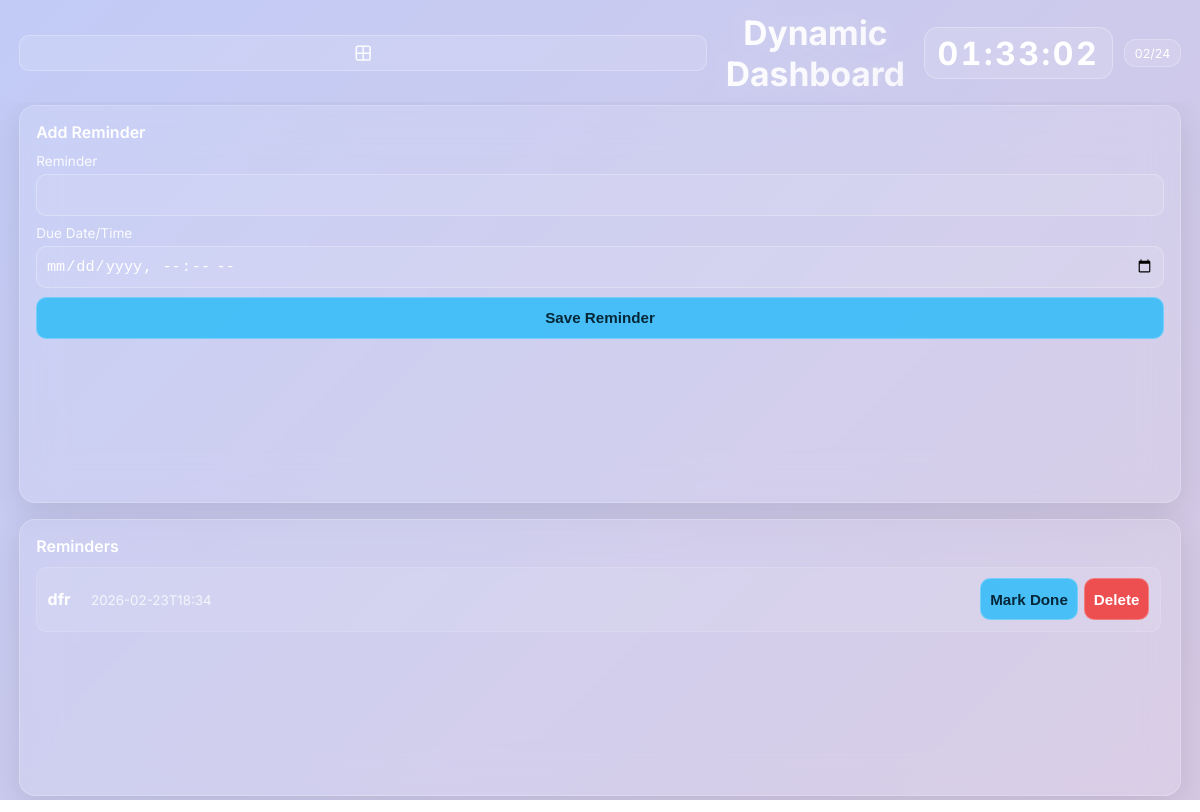
The app's page /reminders with its own data.
### tables this page shows
CREATE TABLE reminders (
                id INTEGER PRIMARY KEY AUTOINCREMENT,
                text TEXT NOT NULL,
                due_at TEXT,
                is_done INTEGER NOT NULL DEFAULT 0,
                created_at TEXT NOT NULL
            );

### app/main.py (the view)
@app.get("/reminders", response_class=HTMLResponse)
def reminders_page(request: Request) -> HTMLResponse:
    return render(
        request,
        "reminders.html",
        {
            "title": "Reminders",
            "reminders": list_reminders(),
        },
    )

### templates/reminders.html
{% extends "base.html" %}
{% block content %}
<section class="panel">
    <h2>Add Reminder</h2>
    <form class="form-grid" method="post" action="/reminders/add">
        <label>Reminder<input name="text" required maxlength="240"></label>
        <label>Due Date/Time<input type="datetime-local" name="due_at"></label>
        <button type="submit">Save Reminder</button>
    </form>
</section>
<section class="panel">
    <h2>Reminders</h2>
    {% if reminders %}
        <ul class="item-list">
            {% for reminder in reminders %}
                <li class="item-row">
                    <div>
                        <strong>{{ reminder.text }}</strong>
                        <small>{{ reminder.due_at or "No due date" }}</small>
                    </div>
                    <div class="actions">
                        <form method="post" action="/reminders/{{ reminder.id }}/toggle">
                            <button type="submit">{{ 'Mark Open' if reminder.is_done else 'Mark Done' }}</button>
                        </form>
                        <form method="post" action="/reminders/{{ reminder.id }}/delete">
                            <button class="danger" type="submit">Delete</button>
                        </form>
                    </div>
                </li>
            {% endfor %}
        </ul>
    {% else %}
        <p class="muted">No reminders created.</p>
    {% endif %}
</section>
{% endblock %}

### static/styles.css (style rules this page uses)
* { margin: 0; padding: 0; box-sizing: border-box; }
html, body { height: 100vh; overflow: hidden; font-family: 'Inter', sans-serif; }
body { background: url('https://images.unsplash.com/photo-1506905925346-21bda4d32df4?ixlib=rb-4.0.3&ixid=M3wxMjA3fDB8MHxwaG90by1wYWdlfHx8fGVufDB8fHx8fA%3D%3D&auto=format&fit=crop&w=2340&q=80') center/cover no-repeat; position: relative; transition: background-image 1.5s ease-in-out; color: white; }
body::before { content: ''; position: absolute; top: 0; left: 0; right: 0; bottom: 0; background: linear-gradient(135deg, rgba(102, 126, 234, 0.4) 0%, rgba(118, 75, 162, 0.3) 25%, rgba(240, 147, 251, 0.3) 50%, rgba(245, 87, 108, 0.3) 75%, rgba(79, 172, 254, 0.4) 100%); background-size: 400% 400%; animation: gradientShift 15s ease infinite; pointer-events: none; }
.panel { background: rgba(255, 255, 255, 0.1); backdrop-filter: blur(20px); border-radius: 16px; border: 1px solid rgba(255, 255, 255, 0.2); padding: 1rem; position: relative; overflow: hidden; transition: all 0.4s cubic-bezier(0.4, 0, 0.2, 1); box-shadow: 0 8px 32px rgba(0, 0, 0, 0.1); display: flex; flex-direction: column; gap: 0.7rem; }
.panel>* { position: relative; z-index: 1; }
.panel::before { content: ''; position: absolute; top: 0; left: 0; right: 0; bottom: 0; background: linear-gradient(135deg, rgba(255, 255, 255, 0.1) 0%, rgba(255, 255, 255, 0.05) 50%, rgba(255, 255, 255, 0.02) 100%); opacity: 0; transition: opacity 0.3s ease; pointer-events: none; }
.panel h2 { font-size: 1rem; font-weight: 600; }
strong { margin-right: 1rem; }
.form-grid { display: grid; gap: 0.55rem; }
label { display: grid; gap: 0.3rem; font-size: 0.85rem; color: rgba(255, 255, 255, 0.9); }
input, textarea, button { width: 100%; font-size: 0.95rem; border-radius: 10px; border: 1px solid rgba(255, 255, 255, 0.26); min-height: 42px; padding: 0.55rem; background: rgba(255, 255, 255, 0.08); color: white; }
input::placeholder, textarea::placeholder { color: rgba(255, 255, 255, 0.65); }
button { background: rgba(56, 189, 248, 0.9); color: #052738; font-weight: 700; cursor: pointer; }
button.danger { background: rgba(239, 68, 68, 0.92); color: #fff; }
.item-list { list-style: none; display: grid; gap: 0.55rem; overflow-y: auto; max-height: 340px; padding-right: 0.2rem; touch-action: pan-y; -webkit-overflow-scrolling: touch; }
.item-row { background: rgba(255, 255, 255, 0.08); border-radius: 10px; padding: 0.65rem; border: 1px solid rgba(255, 255, 255, 0.12); display: flex; justify-content: space-between; align-items: center; gap: 0.5rem; }
.item-row strong, .item-row a { color: white; }
.item-row small { color: rgba(255, 255, 255, 0.78); }
.actions { display: flex; gap: 0.4rem; }

### records on screen
reminders: text "dfr", due_at "2026-02-23T18:34", is_done "Mark Done"
